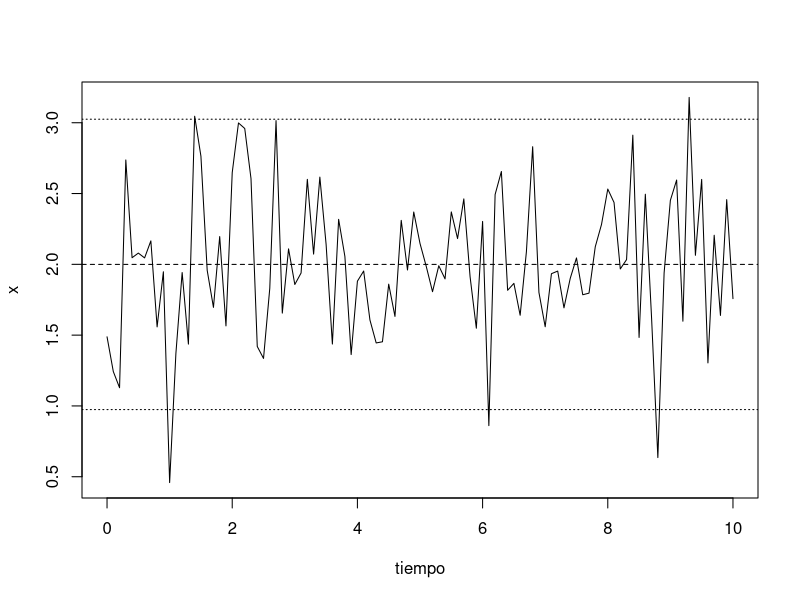
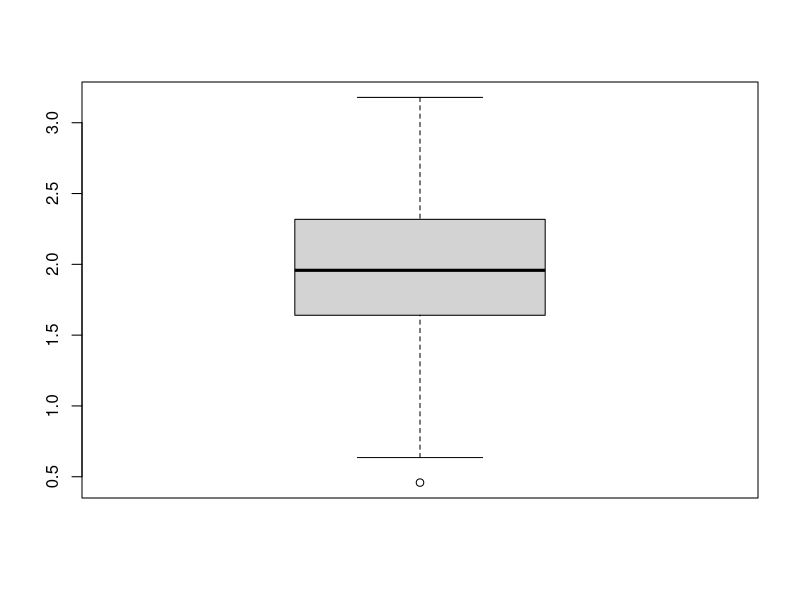
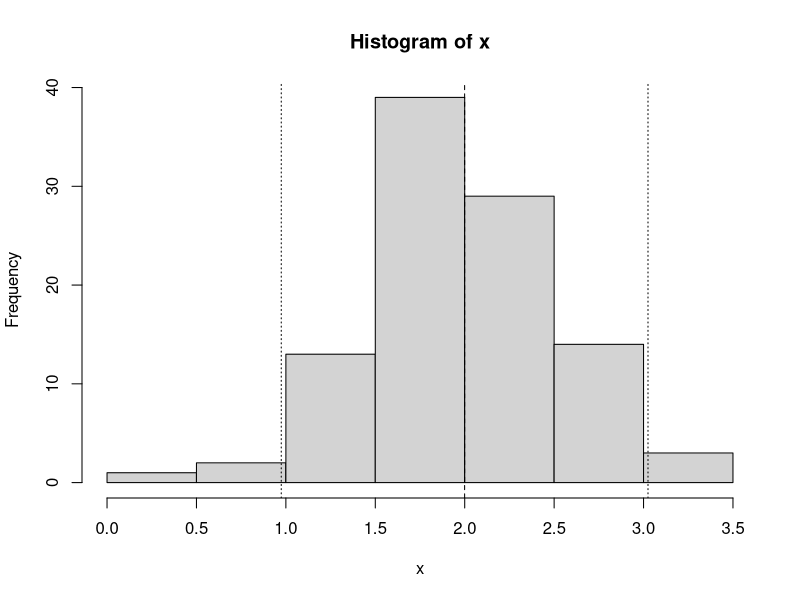
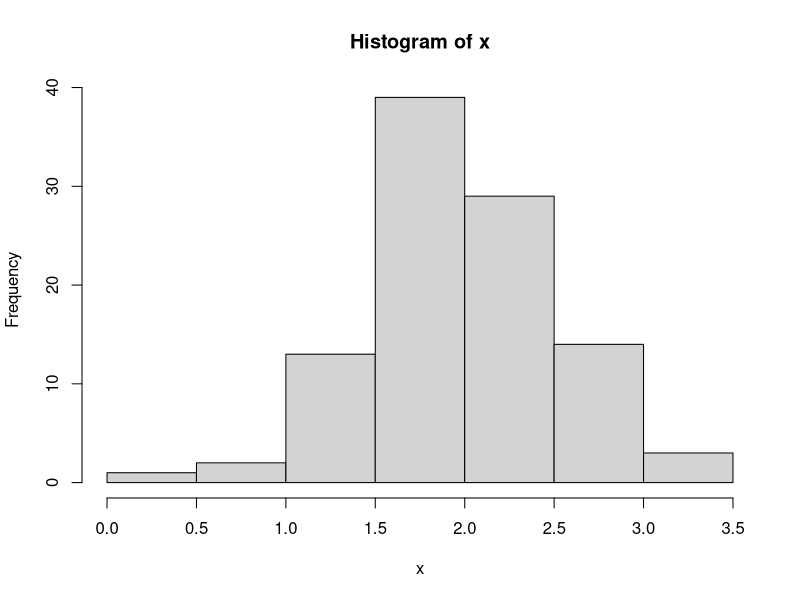
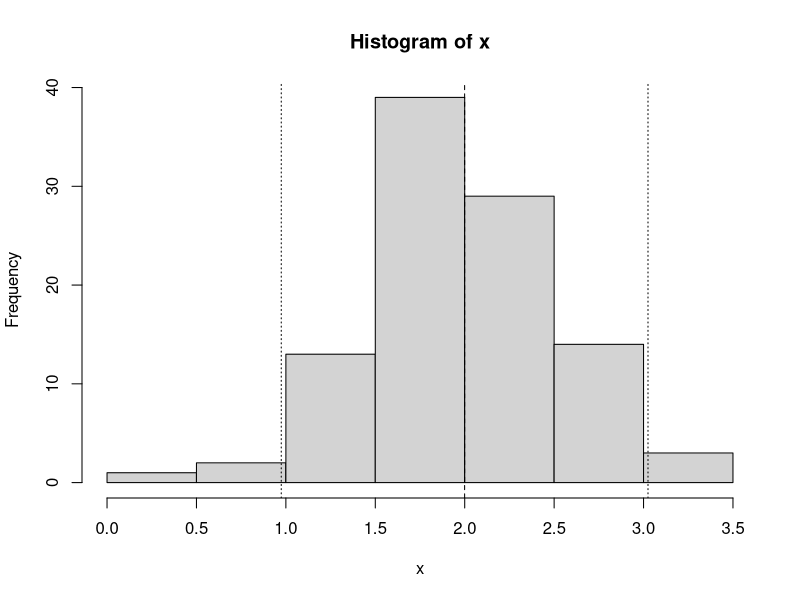
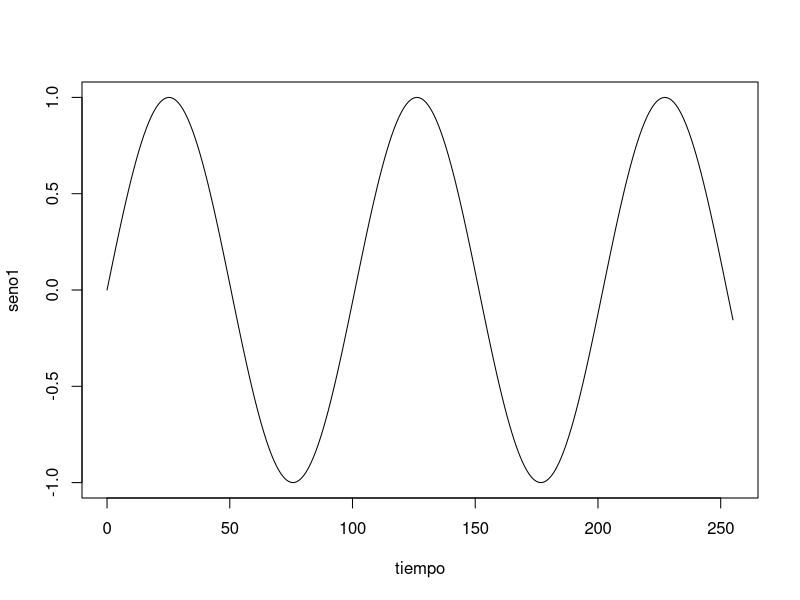
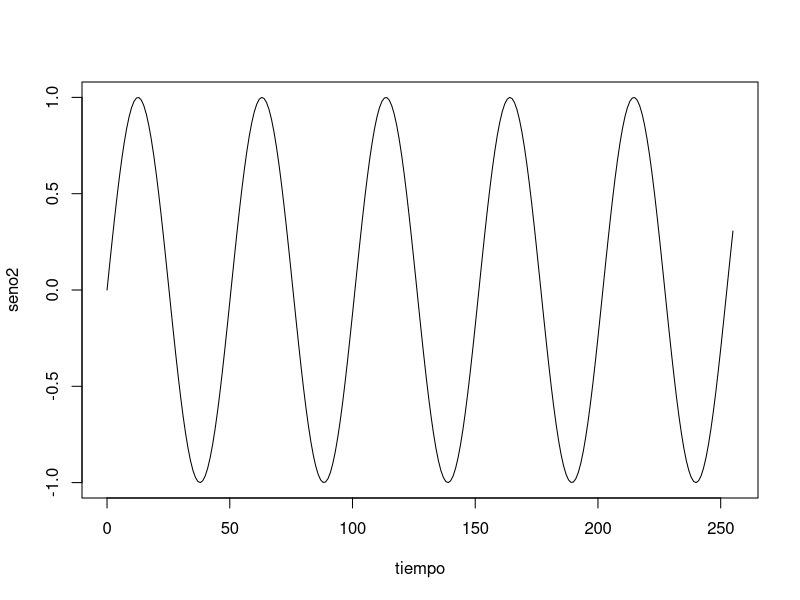
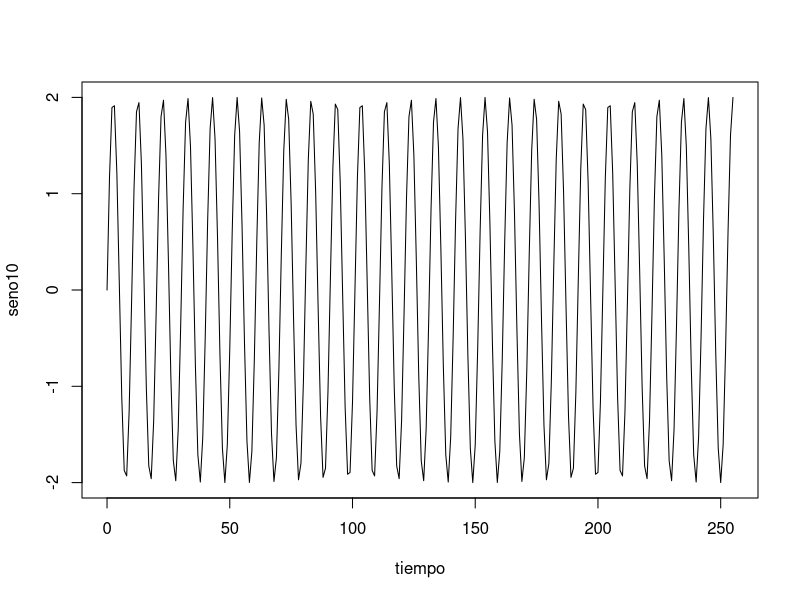

These charts were generated, in order, by the following R code: (Note: this script raises an error after producing the figures.)
tiempo <- seq(0,10,0.1)

N <- length(tiempo)

x <- rnorm(N,2,0.5)

mean(x)

sd(x)

plot(tiempo,x,type = 'l')

abline(h=mean(x),lty=2)

abline(h=mean(x)+2*sd(x),lty=3)
abline(h=mean(x)-2*sd(x),lty=3)


boxplot(x)

hist(x)

abline(v=mean(x),lty=2)

abline(v=mean(x)+2*sd(x),lty=3)
abline(v=mean(x)-2*sd(x),lty=3)


hx <- hist(x)

hist(x)

abline(v=mean(x),lty=2)

abline(v=mean(x)+2*sd(x),lty=3)
abline(v=mean(x)-2*sd(x),lty=3)


x.ts <- ts(rnorm(N,mean = 2,0.5),start = 0,10)

frequency(x.ts)

deltat(x.ts)

x.ts
time(x.ts)


#senoidales

tiempo <- seq(0,255,1)


ciclos <- 1

amplitud <- 1

seno1 <- amplitud*sin(ciclos*2*pi*tiempo/N)

plot(tiempo,seno1,'l')


ciclos <- 2

amplitud <- 1

seno2 <- amplitud*sin(ciclos*2*pi*tiempo/N)

plot(tiempo,seno2,'l')

ciclos <- 10

amplitud <- 2

seno10 <- amplitud*sin(ciclos*2*pi*tiempo/N)

plot(tiempo,seno10,'l')

ciclos <- 20

amplitud <- 0.5

seno20 <- amplitud*sin(ciclos*2*pi*tiempo/N)

plot(tiempo,seno20,'l')

niveldc <- rep(1,256)

plot(tiempo,niveldc,'l')

seno121020dc <- seno1+seno10+seno2+seno20+niveldc

plot(tiempo,seno121020dc,'l')

#transformada de fourier (rapida)

fft.seno1 <- fft(seno1)

plot(Mod(fft.seno1),type = 'l') #se muestra solo el modulo y no la fase(argumento), la fase es dificil de explicar

#como no existen posiciones de vectores negativos los representa en lado opuesto del grafico
#se usa tiempo 256 porque es 2 a la n, para aprovechar la redudancia.

seno1a <- Re(fft(fft.seno1,inverse = TRUE)/N) #tiene que estar la inversa para reconstruirla

plot(tiempo,seno1a,type = 'l')

fft.seno2 <- fft(seno2)

plot(Mod(fft.seno2),type = 'l') #se muestra solo el modulo y no la fase(argumento), la fase es dificil de explicar

fft.seno10 <- fft(seno10)

plot(Mod(fft.seno10),type = 'l') #se muestra solo el modulo y no la fase(argumento), la fase es dificil de explicar

fft.seno20 <- fft(seno20)

plot(Mod(fft.seno20),type = 'l') #se muestra solo el modulo y no la fase(argumento), la fase es dificil de explicar

fft.niveldc <- fft(niveldc)

plot(Mod(fft.niveldc),type = 'l') #se muestra solo el modulo y no la fase(argumento), la fase es dificil de explicar

fft.seno121020dc <- fft(seno121020dc)

plot(Mod(fft.seno121020dc),type = 'l') #prueba la propiedad de la transformada de fourier

#remover la componente de frecuencia cero (DC)

fft.seno121020dc[1] <- 0 

plot(Mod(fft.seno121020dc),type = 'l')

seno121020dc2 <- fft(fft.seno121020dc,inverse = TRUE)/N

plot(tiempo,Re(seno121020dc2),'l')

plot(tiempo,seno121020dc,'l',ylim = c(-4,5))

lines(tiempo,seno121020dc2)

abline(h=1,lty=2)
abline(h=0,lty=2)


#generacion de pulsos

p1 <- rep(0,N)
p1[1] <- 1

plot(tiempo,p1,type = 'l')

p2 <- rep(0,N)
p2[1:2] <- 1

plot(tiempo,p2,type = 'l')

p5 <- rep(0,N)
p5[1:5] <- 1

plot(tiempo,p5,type = 'l')

p10 <- rep(0,N)
p10[1:10] <- 1

plot(tiempo,p10,type = 'l')

p20 <- rep(0,N)
p20[1:20] <- 1

plot(tiempo,p20,type = 'l')

p50 <- rep(0,N)
p50[1:50] <- 1

plot(tiempo,p50,type = 'l')


#se calcula la transf de fourier

fft.p1 <- fft(p1)
plot(Mod(fft.p1),type = 'l')

fft.p2 <- fft(p2)
plot(Mod(fft.p2),type = 'l')

fft.p5 <- fft(p5)
plot(Mod(fft.p5),type = 'l')

fft.p10 <- fft(p10)
plot(Mod(fft.p10),type = 'l')

fft.p20 <- fft(p20)
plot(Mod(fft.p20),type = 'l')

fft.p50 <- fft(p50)
plot(Mod(fft.p50),type = 'l')

plot(Mod(fft.p2),type = 'l',ylim = c(0,50),xlim = c(0,64)) #se muestran las primera 64 componentes, la mitad de las 128

lines(Mod(fft.p5),type = 'l')
lines(Mod(fft.p10),type = 'l')
lines(Mod(fft.p20),type = 'l')
lines(Mod(fft.p50),type = 'l')

#se plotean normalizados
plot(Mod(fft.p2)/max(Mod(fft.p2)),type = 'l',ylim = c(0,1),xlim = c(0,64))

lines(Mod(fft.p5)/max(Mod(fft.p5)),type = 'l')
lines(Mod(fft.p10)/max(Mod(fft.p10)),type = 'l')
lines(Mod(fft.p20)/max(Mod(fft.p20)),type = 'l')
lines(Mod(fft.p50)/max(Mod(fft.p50)),type = 'l')
abline(h=0.7,lty=2) #70% valor de referencia que se usa para decir que hasta esa frecuencia

#fft de pulsos con eje de frecuencias calibrado

DeltaT <- 0.001 #segundos (intervalo de muestreo)
frecuenciamuestreo <- 1/DeltaT #Hertz (inversa de la frecuencia)
Deltafrecmuestreo <- frecuenciamuestreo/N
frecuencia <- Deltafrecmuestreo*tiempo

plot(frecuencia,Mod(fft.p2)/max(Mod(fft.p2)),type = 'l',ylim = c(0,1),xlim = c(0,250),ylab = 'Mod fft p2 a p50 (normalizado)',xlab = 'frecuencia (Hz)')
lines(frecuencia,Mod(fft.p5)/max(Mod(fft.p5)),type = 'l')
lines(frecuencia,Mod(fft.p10)/max(Mod(fft.p10)),type = 'l')
lines(frecuencia,Mod(fft.p20)/max(Mod(fft.p20)),type = 'l')
lines(frecuencia,Mod(fft.p50)/max(Mod(fft.p50)),type = 'l')
abline(h=0.7,lty=2) #70% valor de referencia que se usa para decir que hasta esa frecuencia


#teorema de parseval

s2 <- sin(2*2*pi*tiempo/N)

e.dt <- sum(s2*s2)

paste('Energia DT', e.dt)

fft.s2 <- fft(s2)

e.df <- sum(Mod(fft.s2)*Mod(fft.s2))/N

paste('Energia DF', e.dt)
